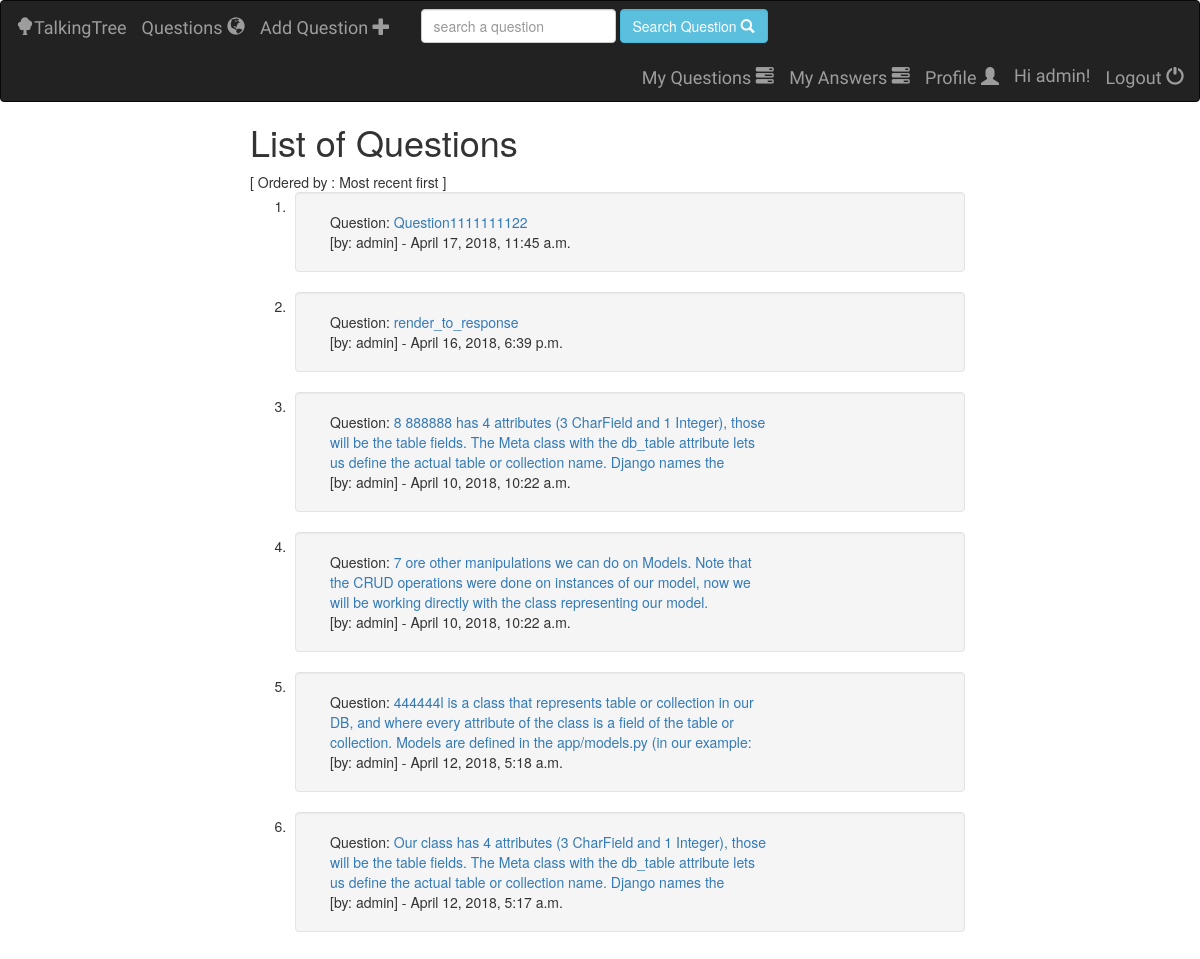
The app's page /talkingtree/myquestions/ (signed in), older data.
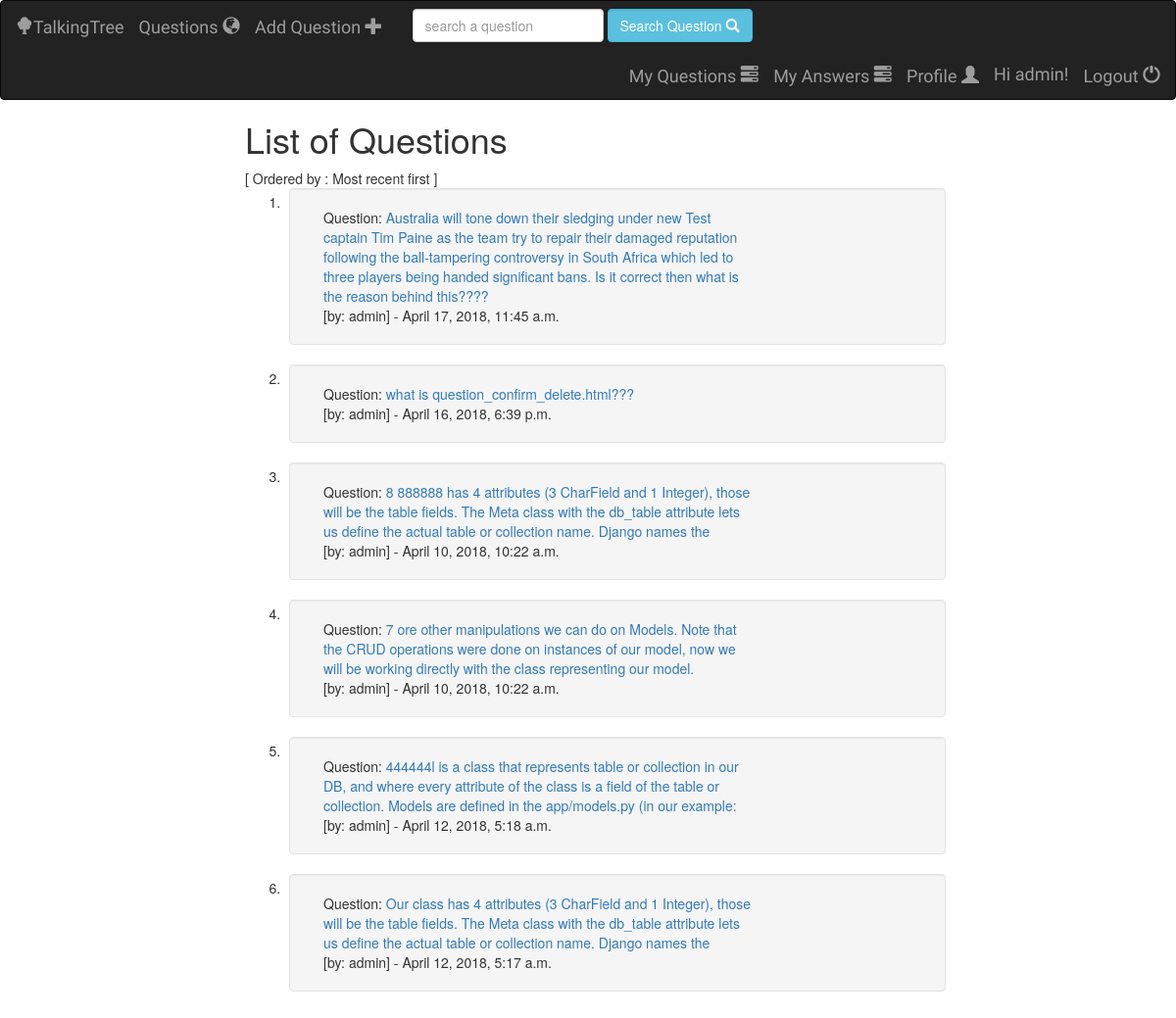
The same page, newer data.
### talkingtree/models.py (models this page shows, shortened)
class Question(models.Model):
    user = models.ForeignKey(User, on_delete=models.DO_NOTHING)
    question_text = models.CharField(null=False, max_length=1023)
    created_date = models.DateTimeField(default=timezone.now())
    class Meta:
        ordering = ['-id']

### talkingtree/views/question.py (the view)
@login_required
def myquestions(request):
    try:
        questions = Question.objects.filter(user=request.user)
        count_question= questions.count()
    except Question.DoesNotExist:
        raise Http404('Answer Does not Exist.')
    return render(request, 'talkingtree/myquestions.html', {
       'all_questions': questions, 'count_question': count_question,})

### talkingtree/templates/talkingtree/myquestions.html (shortened to what this page needs)
 {% extends 'talkingtree/base.html' %}
 {%  block body %}
     {% load staticfiles %}
<link rel="stylesheet" type="text/css" href="{% static 'talkingtree/style.css' %}">
     <h1> List of Questions </h1> [ Ordered by : Most recent first ]
    <ol>
        {% for question in all_questions %}
        <li>
        <div class="well row" style="margin-left: 5px">
            <div  class="col-sm-9">
              Question:  <a href="{% url 'talkingtree:answer' question.id %}"> {{ question.question_text }}</a>
               <br>
                <span class="">
                    [by: {{ question.user }}] - {{ question.created_date }}
                </span>
            </div>
        </div>
        </li>
        {% endfor %}
    </ol>
 {% endblock %}

Row changes from the older to the newer data that the page shows:
changed Question: question_text "Question1111111122" → "Australia will tone down their sledging under new Test captain Tim Paine as the team try to repair their damaged reputation following the ball-tampering controversy in South Africa which led to three players being handed significant bans. Is it correct then what is the reason behind this????"
changed Question: question_text "render_to_response" → "what is question_confirm_delete.html???"
